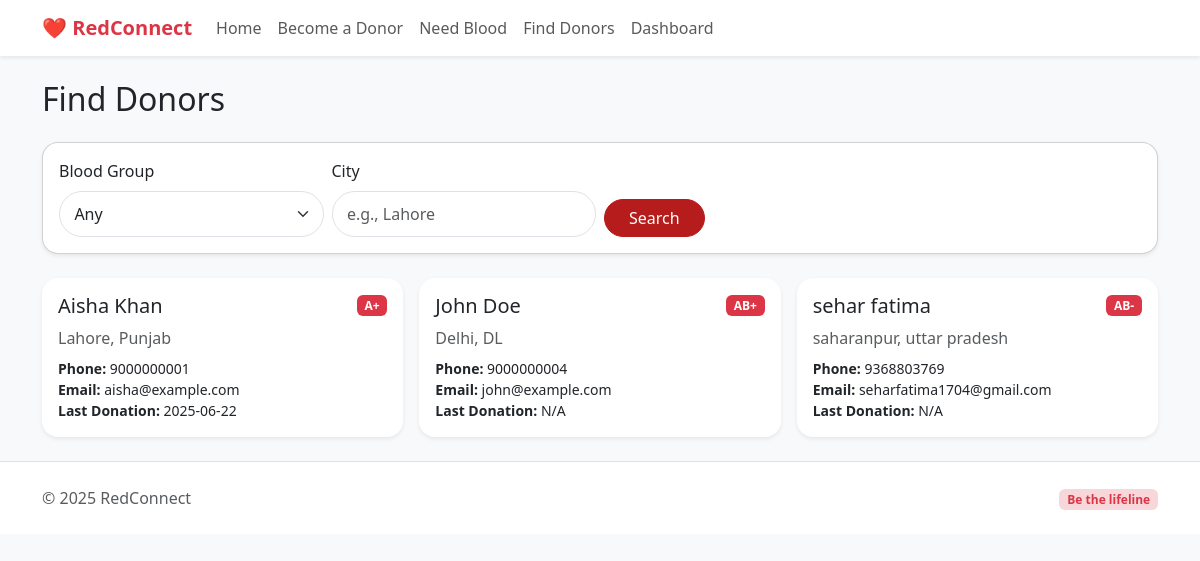
The page /donors on the database its author committed.
### app.py (models this page shows)
class Donor(db.Model):
    id = db.Column(db.Integer, primary_key=True)
    full_name = db.Column(db.String(120), nullable=False)
    email = db.Column(db.String(120), nullable=False)
    phone = db.Column(db.String(30), nullable=False)
    blood_group = db.Column(db.String(5), nullable=False)
    date_of_birth = db.Column(db.Date, nullable=True)
    city = db.Column(db.String(100), nullable=False)
    state = db.Column(db.String(100), nullable=True)
    available = db.Column(db.Boolean, default=True)
    last_donation_date = db.Column(db.Date, nullable=True)
    created_at = db.Column(db.DateTime, default=datetime.utcnow)
    def eligible(self) -> bool:
        if not self.available:
            return False
        if self.last_donation_date is None:
            return True
        return datetime.utcnow().date() - self.last_donation_date >= timedelta(days=90)

### app.py (the view)
@app.route('/donors', methods=['GET'])
def find_donors():
    blood_group = request.args.get('blood_group', '')
    city = request.args.get('city', '')
    query = Donor.query.filter_by(available=True)
    if blood_group:
        query = query.filter_by(blood_group=blood_group)
    if city:
        query = query.filter(Donor.city.ilike(f"%{city}%"))
    donors = [d for d in query.all() if d.eligible()]
    return render_template('find_donors.html', donors=donors, blood_groups=BLOOD_GROUPS, selected_bg=blood_group, selected_city=city)

### app.py (called while the page is built)
@app.context_processor
def inject_now():
    return {"datetime": datetime}

### templates/find_donors.html (shortened to what this page needs)
{% extends 'base.html' %}
{% block content %}
<h2 class="mb-4">Find Donors</h2>
<form method="get" class="card p-3 mb-4 bg-white shadow-sm rounded-4">
  <div class="row g-2 align-items-end">
    <div class="col-md-3">
      <label class="form-label">Blood Group</label>
      <select name="blood_group" class="form-select rounded-pill">
        <option value="">Any</option>
      </select>
    </div>
    <div class="col-md-3">
      <label class="form-label">City</label>
      <input name="city" class="form-control rounded-pill" value="{{ selected_city }}" placeholder="e.g., Lahore">
    </div>
    <div class="col-md-3">
      <button class="btn btn-danger rounded-pill px-4">Search</button>
    </div>
  </div>
</form>
<div class="row g-3">
  {% if donors %}
    {% for d in donors %}
    <div class="col-md-4">
      <div class="card donor-card border-0 shadow-sm rounded-4 h-100">
        <div class="card-body">
          <div class="d-flex justify-content-between align-items-center mb-2">
            <h5 class="card-title mb-0">{{ d.full_name }}</h5>
            <span class="badge bg-danger">{{ d.blood_group }}</span>
          </div>
          <div class="text-muted">{{ d.city }}{% if d.state %}, {{ d.state }}{% endif %}</div>
          <div class="small mt-2">
            <div><strong>Phone:</strong> {{ d.phone }}</div>
            <div><strong>Email:</strong> {{ d.email }}</div>
            <div><strong>Last Donation:</strong> {{ d.last_donation_date if d.last_donation_date else 'N/A' }}</div>
          </div>
        </div>
      </div>
    </div>
    {% endfor %}
  {% else %}
    <div class="col-12">
      <div class="alert alert-light border text-center rounded-4">No eligible donors found for the given filters.</div>
    </div>
  {% endif %}
</div>
{% endblock %}

### templates/base.html (shortened to what this page needs)
<!doctype html>
<html lang="en">
<head>
  <link href="https://cdn.jsdelivr.net/npm/bootstrap@5.3.2/dist/css/bootstrap.min.css" rel="stylesheet">
  <link href="{{ url_for('static', filename='styles.css') }}" rel="stylesheet">
</head>
<body class="bg-light">
<nav class="navbar navbar-expand-lg navbar-light bg-white shadow-sm">
  <div class="container">
    <a class="navbar-brand fw-bold text-danger" href="{{ url_for('home') }}">❤️ RedConnect</a>
    <div class="collapse navbar-collapse" id="navbarsExample07">
      <ul class="navbar-nav me-auto mb-2 mb-lg-0">
        <li class="nav-item"><a class="nav-link" href="{{ url_for('home') }}">Home</a></li>
        <li class="nav-item"><a class="nav-link" href="{{ url_for('donor_register') }}">Become a Donor</a></li>
        <li class="nav-item"><a class="nav-link" href="{{ url_for('request_blood') }}">Need Blood</a></li>
        <li class="nav-item"><a class="nav-link" href="{{ url_for('find_donors') }}">Find Donors</a></li>
        <li class="nav-item"><a class="nav-link" href="{{ url_for('dashboard') }}">Dashboard</a></li>
      </ul>
    </div>
  </div>
</nav>
<main class="container my-4 fade-in">
  {% block content %}{% endblock %}
</main>
<footer class="py-4 bg-white border-top">
  <div class="container d-flex justify-content-between align-items-center">
    <div class="text-muted">© {{ datetime.utcnow().year }} RedConnect</div>
    <div><span class="badge bg-danger-subtle text-danger">Be the lifeline</span></div>
  </div>
</footer>
</body>
</html>

### static/styles.css (style rules this page uses)
:root { --rc-red:#B71C1C; --rc-red-2:#E53935; }
.btn-danger { background-color: var(--rc-red); border-color: var(--rc-red); }
.form-control, .form-select { box-shadow: none!important; padding: .6rem .9rem; }
.rounded-pill { border-radius: 50rem!important; }
.donor-card { transition: box-shadow .2s ease, transform .2s ease; }
.fade-in { animation: fade .3s ease-in-out; }

### rows shown on the page
Donor: full_name "Aisha Khan", blood_group "A+", city "Lahore", state "Punjab", phone "9000000001", email "aisha@example.com", last_donation_date "2025-06-22"
Donor: full_name "John Doe", blood_group "AB+", city "Delhi", state "DL", phone "9000000004", email "john@example.com", last_donation_date "N/A"
Donor: full_name "sehar fatima", blood_group "AB-", city "saharanpur", state "uttar pradesh", phone "9368803769", email "seharfatima1704@gmail.com", last_donation_date "N/A"
